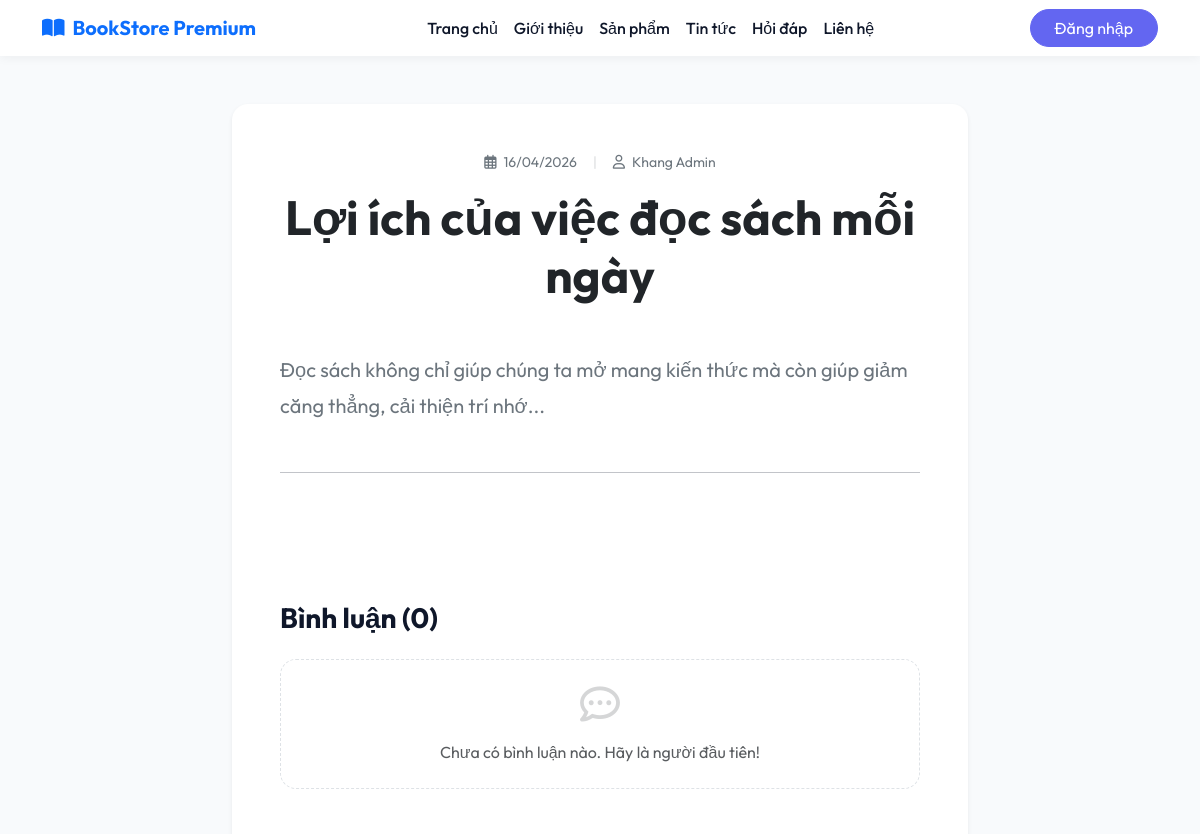
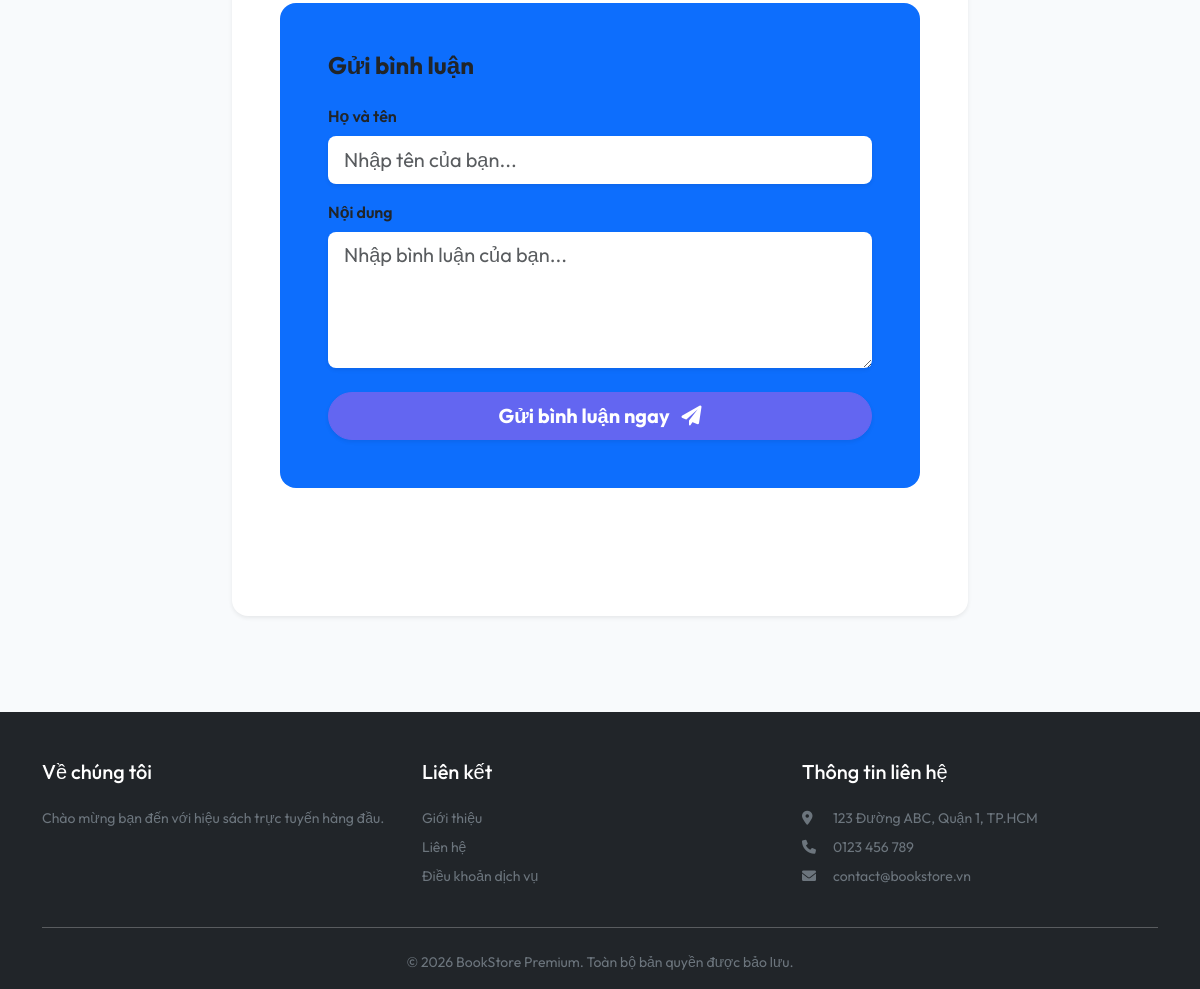
/public/news/detail/2, run on the app's committed database (2 pictures, top to bottom).
### tables this page shows
CREATE TABLE IF NOT EXISTS articles (
    id INT AUTO_INCREMENT PRIMARY KEY,
    title VARCHAR(255) NOT NULL,
    content TEXT NOT NULL,
    summary TEXT,
    author VARCHAR(100),
    image VARCHAR(255),
    seo_keywords VARCHAR(255),
    seo_description VARCHAR(255),
    status ENUM('draft', 'published') DEFAULT 'published',
    created_at TIMESTAMP DEFAULT CURRENT_TIMESTAMP,
    updated_at TIMESTAMP DEFAULT CURRENT_TIMESTAMP ON UPDATE CURRENT_TIMESTAMP
);

### app/core/Controller.php (called while the page is built, shortened)
<?php
class Controller {
    public function model($model) {
        return new $model();
    }
    public function view($view, $data = []) {
        require_once '../app/views/' . $view . '.php';
    }
}

### app/controllers/NewsController.php (called while the page is built, shortened)
<?php
class NewsController extends Controller
{
    private $articleModel;
    private $settingModel;
    private $commentModel;
    public function __construct()
    {
        $this->articleModel = $this->model('Article');
        $this->settingModel = $this->model('Setting');
        $this->commentModel = $this->model('Comment');
    }
    public function detail($id)
    {
        $settings = $this->settingModel->getAll();
        $article = $this->articleModel->getDetail($id);
        $comments = $this->commentModel->getByArticle($id);
        $data = [
            'settings' => $settings,
            'article' => $article,
            'comments' => $comments,
            'title' => $article->title
        ];
        $this->view('client/news/detail', $data);
    }
}

### app/core/App.php (called while the page is built, shortened)
<?php
class App
{
    protected $method = 'index';
    public function __construct()
    {
        $url = $this->parseUrl();
        if (file_exists('../app/controllers/' . $url[0] . 'Controller.php')) {
            unset($url[0]);
        }
        $this->controller = new $this->controller;
        if (isset($url[1])) {
            if (method_exists($this->controller, $url[1])) {
                $this->method = $url[1];
                unset($url[1]);
            }
        }
        $this->params = $url ? array_values($url) : [];
        call_user_func_array([$this->controller, $this->method], $this->params);
    }
    public function parseUrl()
    {
        if (isset($_GET['url'])) {
            return explode('/', filter_var(rtrim($_GET['url'], '/'), FILTER_SANITIZE_URL));
        }
        return [];
    }
}

### public/index.php (called while the page is built, shortened)
<?php
require_once '../app/core/App.php';
require_once '../app/core/Controller.php';
require_once '../app/core/Database.php';
$app = new App();

### app/core/Database.php (called while the page is built, shortened)
<?php
class Database {
    private $host = DB_HOST;
    private $user = DB_USER;
    private $pass = DB_PASS;
    private $dbname = DB_NAME;
    private $dbh;
    private $stmt;
    public function __construct() {
        $dsn = 'mysql:host=' . $this->host . ';dbname=' . $this->dbname;
        $options = array(
            PDO::ATTR_PERSISTENT => true,
            PDO::ATTR_ERRMODE => PDO::ERRMODE_EXCEPTION
        );
        try {
            $this->dbh = new PDO($dsn, $this->user, $this->pass, $options);
        } catch (PDOException $e) {
            $this->error = $e->getMessage();
            echo $this->error;
        }
    }
    public function query($sql) {
        if ($this->dbh) {
            $this->stmt = $this->dbh->prepare($sql);
        } else {
            die("Database connection failed. Please check your configuration and ensure the database exists.");
        }
    }
    public function bind($param, $value, $type = null) {
        if (is_null($type)) {
            switch (true) {
                default:
                    $type = PDO::PARAM_STR;
            }
        }
        $this->stmt->bindValue($param, $value, $type);
    }
    public function execute() {
        return $this->stmt->execute();
    }
    public function single() {
        $this->execute();
        return $this->stmt->fetch(PDO::FETCH_OBJ);
    }
}

### app/models/Article.php (called while the page is built, shortened)
<?php
class Article
{
    private $db;
    public function __construct()
    {
        $this->db = new Database();
    }
    public function getDetail($id)
    {
        $this->db->query("SELECT * FROM articles WHERE id = :id");
        $this->db->bind(':id', $id);
        return $this->db->single();
    }
}

### app/views/client/news/detail.php (the view, shortened to what this page needs)
<?php require_once '../app/views/client/layout/header.php'; ?>
<main class="container py-5">
    <div class="row justify-content-center">
        <div class="col-lg-9 col-xl-8">
            <article class="bg-white p-4 p-md-5 rounded-4 shadow-sm">
                <header class="text-center mb-5">
                    <div class="d-flex align-items-center justify-content-center gap-3 text-secondary small mb-3">
                        <span><i class="far fa-calendar-alt me-1"></i>
                            <?php echo date('d/m/Y', strtotime($data['article']->created_at)); ?></span>
                        <span class="opacity-25">|</span>
                        <span><i class="far fa-user me-1"></i> <?php echo $data['article']->author; ?></span>
                    </div>
                    <h1 class="display-5 fw-bold text-dark mb-4"><?php echo $data['article']->title; ?></h1>
                </header>
                <div class="article-body fs-5 text-secondary mb-5" style="line-height: 1.8;">
                    <?php echo nl2br($data['article']->content); ?>
                </div>
                <hr class="my-5 opacity-10">
                <section class="comments-section">
                    <h3 class="fw-bold mb-4">Bình luận (<?php echo count($data['comments']); ?>)</h3>
                    <div class="mb-5">
                        <?php if (empty($data['comments'])): ?>
                            <div class="text-center py-4 text-muted border rounded-4 border-dashed">
                                <i class="far fa-comment-dots fs-1 mb-3 opacity-25"></i>
                                <p class="mb-0 italic">Chưa có bình luận nào. Hãy là người đầu tiên!</p>
                            </div>
                        <?php endif; ?>
                    </div>
                    <div class="card border-0 bg-primary bg-opacity-5 rounded-4 p-4 p-md-5">
                        <h4 class="fw-bold mb-4">Gửi bình luận</h4>
                        <form action="<?php echo BASE_URL . 'news/comment/' . $data['article']->id; ?>" method="POST">
                            <div class="mb-3">
                                <label for="name" class="form-label fw-semibold">Họ và tên</label>
                                <input type="text" name="name" id="name"
                                    class="form-control form-control-lg rounded-3 border-0 shadow-sm" required
                                    placeholder="Nhập tên của bạn...">
                            </div>
                            <div class="mb-4">
                                <label for="content" class="form-label fw-semibold">Nội dung</label>
                                <textarea name="content" id="content"
                                    class="form-control form-control-lg rounded-3 border-0 shadow-sm" rows="4" required
                                    placeholder="Nhập bình luận của bạn..."></textarea>
                            </div>
                            <button type="submit"
                                class="btn btn-primary btn-lg w-100 rounded-pill fw-bold shadow-sm">Gửi bình luận ngay
                                <i class="fas fa-paper-plane ms-2"></i></button>
                        </form>
                    </div>
                </section>
            </article>
        </div>
    </div>
</main>
<?php require_once '../app/views/client/layout/footer.php'; ?>

### public/css/main.css (style rules this page uses)
:root { --primary-color: #6366f1; --primary-hover: #4f46e5; --dark-color: #0f172a; --secondary-color: #64748b; --light-bg: #f8fafc; }
body { font-family: 'Outfit', sans-serif; background-color: var(--light-bg); color: var(--dark-color); }
.btn-primary { background-color: var(--primary-color); border-color: var(--primary-color); }
section { padding: 80px 0; }
.border-dashed { border-style: dashed !important; }

### data on the page
articles: created_at "16/04/2026", author "Khang Admin", title "Lợi ích của việc đọc sách mỗi ngày", content "Đọc sách không chỉ giúp chúng ta mở mang kiến thức mà còn giúp giảm căng thẳng, cải thiện trí nhớ..."

### other printed values
$data['settings']['site_name'] "BookStore Premium"
count($data['comments']) "0"
$data['settings']['site_intro'] "Chào mừng bạn đến với hiệu sách trực tuyến hàng đầu."
$data['settings']['site_address'] "123 Đường ABC, Quận 1, TP.HCM"
$data['settings']['site_phone'] "0123 456 789"
$data['settings']['site_email'] "contact@bookstore.vn"
